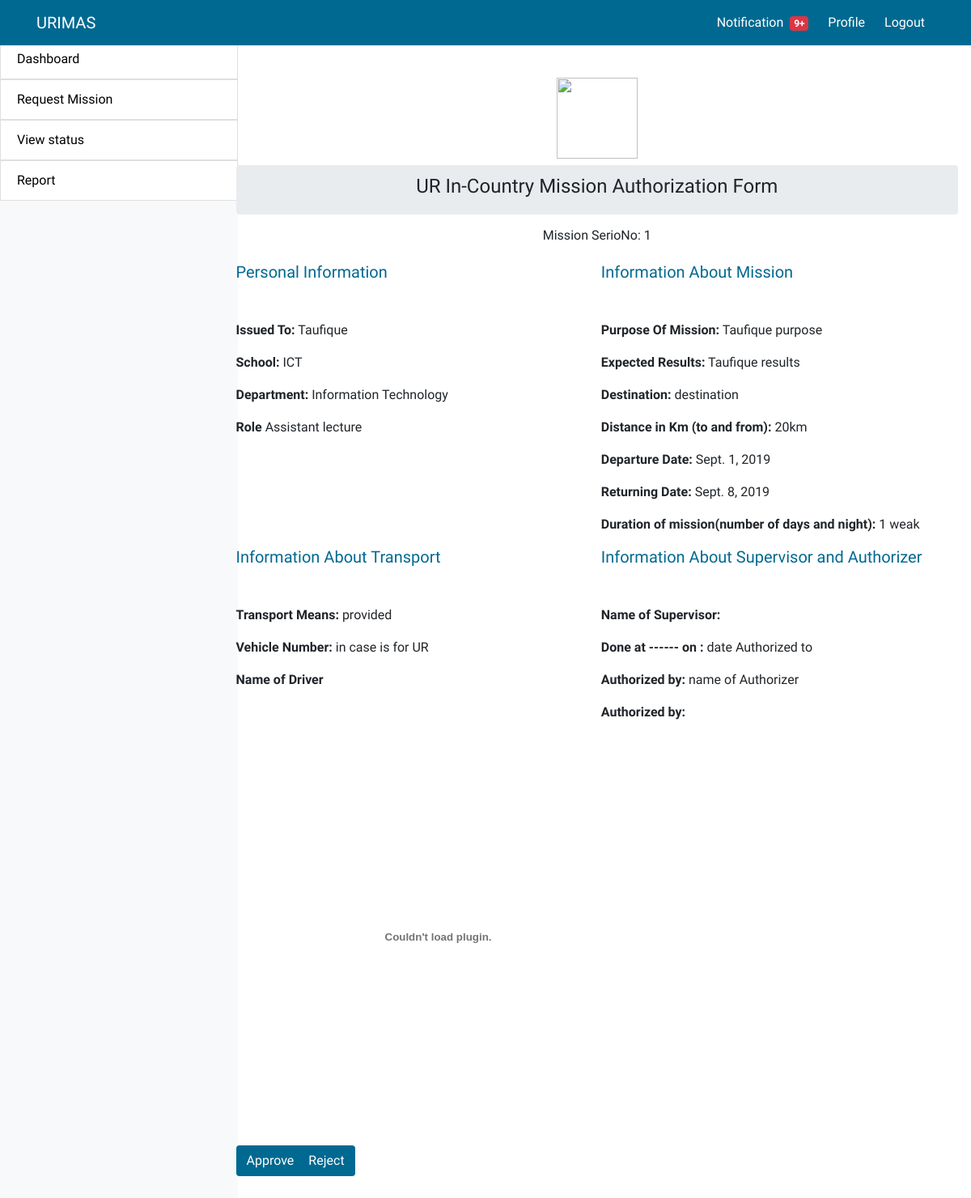
Page /invitation/1/ (signed in) on the committed database.
### urimasapp/models.py (models this page shows)
class Mission(models.Model):
    owner = models.ForeignKey(User, on_delete=models.CASCADE, related_name='missions')
    role = models.ForeignKey(Role, on_delete=models.CASCADE, related_name='missions')
    category = models.ForeignKey(Category, on_delete=models.CASCADE)
    department = models.ForeignKey(Department, on_delete=models.CASCADE)
    mission_purpose = models.CharField(max_length=100)
    mission_result = models.CharField(max_length=100)
    mission_destination = models.CharField(max_length=100)
    distance = models.CharField(max_length=20)
    departure_date = models.DateField()
    returning_date = models.DateField()
    mission_duration = models.CharField(max_length=50)
    transport = models.ForeignKey(Transport, on_delete=models.CASCADE)
    date = models.DateTimeField(auto_now_add=True)
    school = models.ForeignKey(School, on_delete=models.CASCADE)
    status = models.CharField(max_length=20, choices=STATUS, default='Pending')
    invitation = models.FileField(upload_to='doc_file')

class User(AbstractUser):
    is_member = models.BooleanField(default=False)
    is_supervisor = models.BooleanField(default=False)

class School(models.Model):
    name = models.CharField(max_length=50)
    category = models.ForeignKey(Category, on_delete=models.CASCADE)
    def __str__(self):
        return self.name

class Department(models.Model):
    name = models.CharField(max_length=100)
    category = models.ForeignKey(Category, on_delete=models.CASCADE)
    def __str__(self):
        return self.name

class Role(models.Model):
    name = models.CharField(max_length=30)
    category = models.ForeignKey(Category, on_delete=models.CASCADE)
    def __str__(self):
        return self.name

class Transport(models.Model):
    transport = models.CharField(max_length=50)
    def __str__(self):
        return self.transport

### urimasapp/views/supervisor.py (the view)
# urls.py: path('invitation/<int:mission_id>/', supervisor.mission_details, name='invitation'),
def mission_details(request, mission_id):
    invitation = get_object_or_404(Mission, pk=mission_id)
    return render(request, 'supervisor/mission_details.html', {'invitation': invitation})

### urimasapp/templates/supervisor/mission_details.html (shortened to what this page needs)
 {%extends 'base.html'%}
 {%load static %}
   {%block body%}
 <img class=" mx-auto d-block mb-2" src="{%static 'img/urlogo.png'%}" style="width:100px; height:100px;">
 <nav aria-label="breadcrumb">
    <ol class="breadcrumb justify-content-center">
      <li class="breadcrumb-item "><h4 class="text-center" > UR In-Country Mission Authorization Form</h4></li>
    </ol>
  </nav>
     <h6 class="text-center">Mission SerioNo: {{invitation.id}}</h6>
     <div class="form-row mt-4">
         <div class="form-group col-md-6 mb-0">
         <h5 style="color:#006991;" >Personal Information</h5>
         <div class="mt-5">
             <p> <b>Issued To:</b> {{user.username}}</p>
             <p> <b>School:</b> {{invitation.school}}</p>
             <p> <b>Department:</b> {{invitation.department}}</p>
             <p> <b>Role</b> {{invitation.role}}</p>
         </div>
         </div>
         <div class="form-group col-md-6 mb-0">
         <h5 style="color:#006991;">Information About Mission</h5>
         <div class="mt-5">
             <p> <b>Purpose Of Mission:</b> {{invitation.mission_purpose}}</p>
             <p> <b>Expected Results:</b> {{invitation.mission_result}}</p>
             <p> <b>Destination:</b> {{invitation.mission_destination}}</p>
             <p> <b>Distance in Km (to and from):</b> {{invitation.distance}}</p>
             <p> <b>Departure Date:</b> {{invitation.departure_date}}</p>
             <p> <b>Returning Date:</b> {{invitation.returning_date}}</p>
             <p> <b>Duration of mission(number of days and night):</b> {{invitation.mission_duration}}</p>
         </div>
         </div>
         <div class="form-group col-md-6 mb-0">
         <h5 style="color:#006991;" >Information About Transport</h5>
         <div class="mt-5">
         <p> <b>Transport Means:</b> {{invitation.transport}}</p>
         <p> <b>Vehicle Number:</b> in case is for UR</p>
         <p> <b>Name of Driver</b> {{invitation.destination}}</p>
         </div>
         </div>
         <div class="form-group col-md-6 mb-0">
         <h5 style="color:#006991;" >Information About Supervisor and Authorizer</h5>
         <div class="mt-5">
         <p> <b>Name of Supervisor:</b> {{invitation.destination}}</p>
         <p> <b>Done at ------ on :</b> date Authorized to </p>
         <p> <b>Authorized by:</b> name of Authorizer</p>
             <p> <b>Authorized by:</b>  {{invitation1.user}}</p>
         </div>
         </div>
     </div>
             {% if invitation %}
             <embed src="{{ invitation.invitation.url}}" height="500" width="500" type="application/pdf">
             {% endif %}
           <div class="justify-content-center">
             <div class="row">
                <div class="col-1">
                  <a href="{% url 'change_status' invitation.id %}" class=" text-right btn btnlogin text-white">Approve</a>
                </div>
                <div class="col-10">
                  <a href="{% url 'reject_mission' invitation.id %}" class=" text-right btn btnlogin text-white">Reject</a>
                </div>
             </div>
           </div>
   {%endblock%}

### static/css/mycss.css (style rules this page uses)
.btnlogin { background-color: #006991; }
img { height:86px; width:86px; }

### templates/base.html (style rules this page uses)
body { font-family: 'Amiri', serif; }

### rows in the picture
Mission: id "1", school "ICT", department "Information Technology", role "Assistant lecture", mission_purpose "Taufique purpose", mission_result "Taufique results", mission_destination "destination", distance "20km", departure_date "Sept. 1, 2019", returning_date "Sept. 8, 2019", mission_duration "1 weak", transport "provided"
User: username "Taufique"
